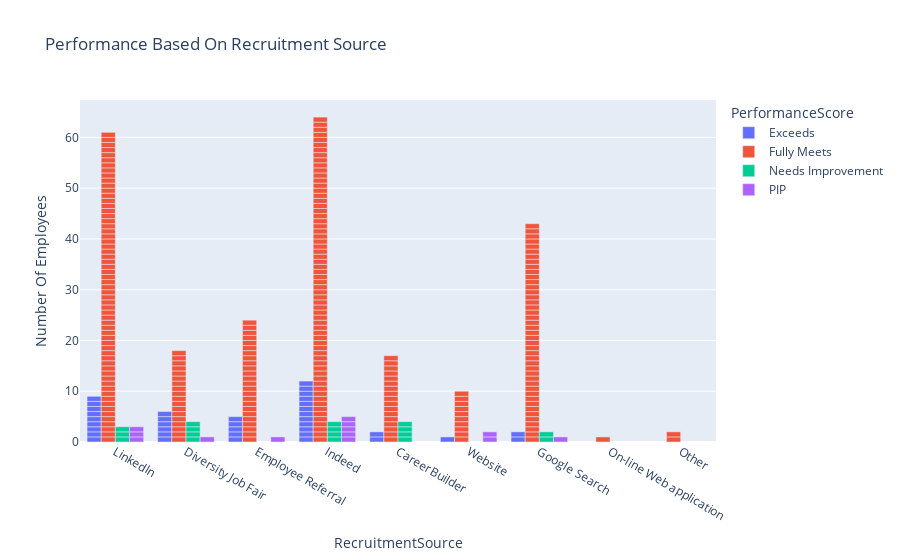

The code cell stored with this chart in its notebook:
### Code cell
fig = px.bar(HRdb, x="RecruitmentSource",
             color="PerformanceScore", barmode='group',labels={"count":"Number Of Employees","Recruitment Source":"RecruitmentSource","Performance Score":"PerformanceScore"},title="Performance Based On Recruitment Source")
fig.show()

### Figure 1 — Plotly figure (JSON) as saved in the notebook; plotly's stock layout.template omitted (floating-point values rounded to 4 significant figures; data arrays with more than 128 entries replaced by an {"elided": "..."} marker saying what was removed)
{"data": [{"alignmentgroup": "True", "hovertemplate": "PerformanceScore=Exceeds<br>RecruitmentSource=%{x}<br>Number Of Employees=%{y}<extra></extra>", "legendgroup": "Exceeds", "marker": {"color": "#636efa", "pattern": {"shape": ""}}, "name": "Exceeds", "offsetgroup": "Exceeds", "orientation": "v", "showlegend": true, "textposition": "auto", "type": "bar", "x": ["LinkedIn", "LinkedIn", "Diversity Job Fair", "Employee Referral", "Indeed", "Indeed", "Employee Referral", "Indeed", "Indeed", "Indeed", "Indeed", "Indeed", "Diversity Job Fair", "CareerBuilder", "LinkedIn", "CareerBuilder", "LinkedIn", "Website", "Diversity Job Fair", "Indeed", "Diversity Job Fair", "Indeed", "Diversity Job Fair", "LinkedIn", "Diversity Job Fair", "Indeed", "Employee Referral", "Google Search", "Employee Referral", "Indeed", "LinkedIn", "LinkedIn", "Indeed", "LinkedIn", "Google Search", "LinkedIn", "Employee Referral"], "xaxis": "x", "y": [1, 1, 1, 1, 1, 1, 1, 1, 1, 1, 1, 1, 1, 1, 1, 1, 1, 1, 1, 1, 1, 1, 1, 1, 1, 1, 1, 1, 1, 1, 1, 1, 1, 1, 1, 1, 1], "yaxis": "y"}, {"alignmentgroup": "True", "hovertemplate": "PerformanceScore=Fully Meets<br>RecruitmentSource=%{x}<br>Number Of Employees=%{y}<extra></extra>", "legendgroup": "Fully Meets", "marker": {"color": "#EF553B", "pattern": {"shape": ""}}, "name": "Fully Meets", "offsetgroup": "Fully Meets", "orientation": "v", "showlegend": true, "textposition": "auto", "type": "bar", "x": {"elided": "240 str values"}, "xaxis": "x", "y": {"elided": "240 int values"}, "yaxis": "y"}, {"alignmentgroup": "True", "hovertemplate": "PerformanceScore=Needs Improvement<br>RecruitmentSource=%{x}<br>Number Of Employees=%{y}<extra></extra>", "legendgroup": "Needs Improvement", "marker": {"color": "#00cc96", "pattern": {"shape": ""}}, "name": "Needs Improvement", "offsetgroup": "Needs Improvement", "orientation": "v", "showlegend": true, "textposition": "auto", "type": "bar", "x": ["CareerBuilder", "LinkedIn", "CareerBuilder", "Indeed", "Google Search", "Indeed", "Diversity Job Fair", "Indeed", "Diversity Job Fair", "LinkedIn", "Google Search", "CareerBuilder", "Indeed", "Diversity Job Fair", "Diversity Job Fair", "LinkedIn", "CareerBuilder"], "xaxis": "x", "y": [1, 1, 1, 1, 1, 1, 1, 1, 1, 1, 1, 1, 1, 1, 1, 1, 1], "yaxis": "y"}, {"alignmentgroup": "True", "hovertemplate": "PerformanceScore=PIP<br>RecruitmentSource=%{x}<br>Number Of Employees=%{y}<extra></extra>", "legendgroup": "PIP", "marker": {"color": "#ab63fa", "pattern": {"shape": ""}}, "name": "PIP", "offsetgroup": "PIP", "orientation": "v", "showlegend": true, "textposition": "auto", "type": "bar", "x": ["Indeed", "Indeed", "Website", "Indeed", "Indeed", "LinkedIn", "Employee Referral", "Diversity Job Fair", "LinkedIn", "LinkedIn", "Indeed", "Website", "Google Search"], "xaxis": "x", "y": [1, 1, 1, 1, 1, 1, 1, 1, 1, 1, 1, 1, 1], "yaxis": "y"}], "layout": {"barmode": "group", "legend": {"title": {"text": "PerformanceScore"}, "tracegroupgap": 0}, "title": {"text": "Performance Based On Recruitment Source"}, "xaxis": {"anchor": "y", "domain": [0, 1], "title": {"text": "RecruitmentSource"}}, "yaxis": {"anchor": "x", "domain": [0, 1], "title": {"text": "Number Of Employees"}}}}
